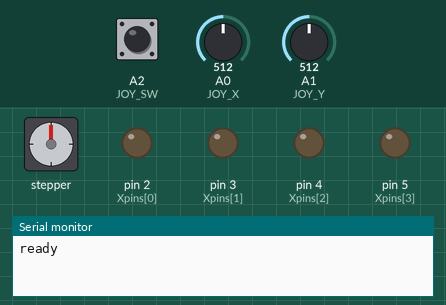
Recording of a sketch running on a simulated Arduino Uno, built with avr-gcc and run on an emulated ATmega328P. Shown: stepper motor, output pins drawn as LEDs (lit = HIGH), the last lines printed to the serial monitor. Wiring (inferred from the names in the program): stepper motor (2048 steps per turn assumed): coils pin 6, pin 7, pin 8, pin 9. Inputs (shaded band) come from the test bench; at power-on: A0 (JOY_X) = 512, A2 (JOY_SW) HIGH, A1 (JOY_Y) = 512. Pins used as bus, display or sensor lines are not drawn.

Above: at 1.2 s.
1.3 s: A0 (JOY_X) set to 575
2.8 s: A0 (JOY_X) set to 600
At 4.0 s:
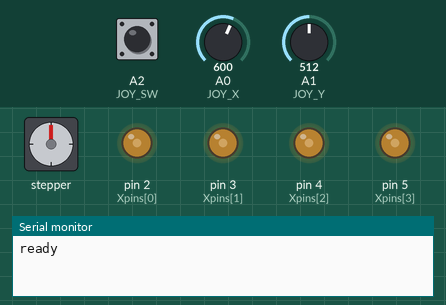
4.3 s: A2 (JOY_SW) pulled LOW for 0.15 s
At 4.45 s:
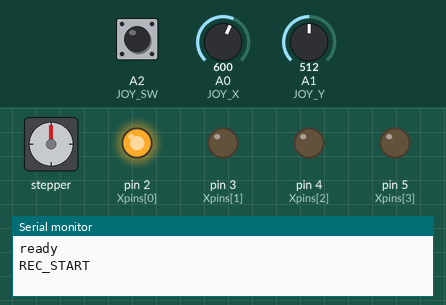
6.0 s: A1 (JOY_Y) set to 576
7.5 s: A1 (JOY_Y) set to 602
At 7.95 s:
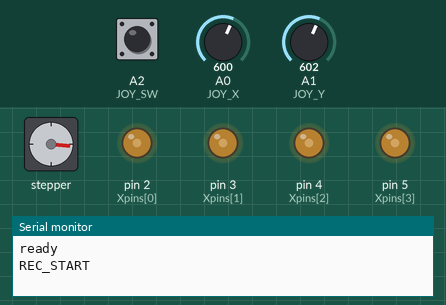
9.0 s: A2 (JOY_SW) pulled LOW for 1 s
At 9.23 s:
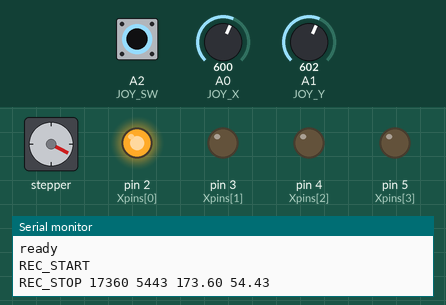
Timing chart, 0 to 12.5 s (numbered marks = the images above; inputs shaded):
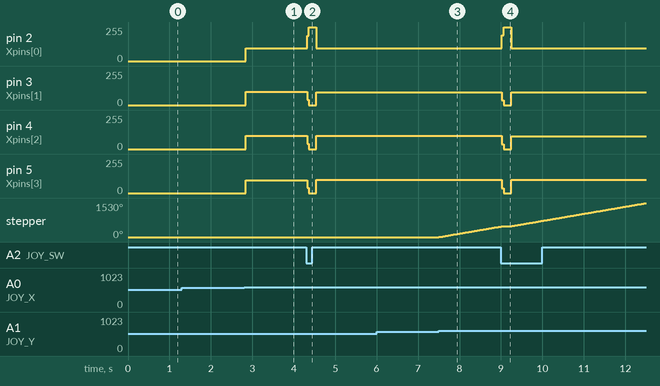

The sketch:

calibration.ino
```cpp
// ===============================
// calibration firmware
// ===============================

#define JOY_X A0
#define JOY_Y A1
#define JOY_SW A2

float steps_per_mm = 100.0;

long pos_x = 0;
long pos_y = 0;

long rec_start_x = 0;
long rec_start_y = 0;

bool recording = false;
bool last_sw = HIGH;


// step pins
int Xpins[4] = {2,3,4,5};
int Ypins[4] = {6,7,8,9};

int stepX = 0;
int stepY = 0;

int stepTable[8][4] = {
 {1,0,0,0},
 {1,1,0,0},
 {0,1,0,0},
 {0,1,1,0},
 {0,0,1,0},
 {0,0,1,1},
 {0,0,0,1},
 {1,0,0,1}
};


void stepMotor(int pins[4], int s)
{
  for(int i=0;i<4;i++)
    digitalWrite(pins[i], stepTable[s][i]);
}

void stepForward(int pins[4], int &s)
{
  s++;
  if(s>=8) s=0;
  stepMotor(pins,s);
}

void stepBackward(int pins[4], int &s)
{
  s--;
  if(s<0) s=7;
  stepMotor(pins,s);
}


void setup()
{
  Serial.begin(115200);

  for(int i=0;i<4;i++)
  {
    pinMode(Xpins[i],OUTPUT);
    pinMode(Ypins[i],OUTPUT);
  }

  pinMode(JOY_SW,INPUT_PULLUP);

  Serial.println("ready");
}


void jog_control()
{

  int x = analogRead(JOY_X);
  int y = analogRead(JOY_Y);

  int dead = 80;
  int center = 512;

  if(x > center + dead)
  {
    stepForward(Xpins,stepX);
    pos_x++;
  }

  if(x < center - dead)
  {
    stepBackward(Xpins,stepX);
    pos_x--;
  }

  if(y > center + dead)
  {
    stepForward(Ypins,stepY);
    pos_y++;
  }

  if(y < center - dead)
  {
    stepBackward(Ypins,stepY);
    pos_y--;
  }

}


void check_record_toggle()
{

  bool sw = digitalRead(JOY_SW);

  if(last_sw == HIGH && sw == LOW)
  {
    recording = !recording;

    if(recording)
    {
      rec_start_x = pos_x;
      rec_start_y = pos_y;

      Serial.println("REC_START");
    }
    else
    {
      long dx = pos_x - rec_start_x;
      long dy = pos_y - rec_start_y;

      float pred_x = dx / steps_per_mm;
      float pred_y = dy / steps_per_mm;

      Serial.print("REC_STOP ");
      Serial.print(dx);
      Serial.print(" ");
      Serial.print(dy);
      Serial.print(" ");
      Serial.print(pred_x);
      Serial.print(" ");
      Serial.println(pred_y);
    }

    delay(200);
  }

  last_sw = sw;
}


void loop()
{

  jog_control();

  check_record_toggle();

}
```

Measured:
- the behaviour switches between 592 and 593 on A0 (JOY_X) (found by bisection; images 0 and 1)
- the behaviour switches between 592 and 593 on A1 (JOY_Y) (found by bisection; images 2 and 3)
- after the input at 1.3 s, every drawn part: stays the same
- after the input at 2.8 s, pin 2 (Xpins[0]): 0/255 → 96/255 at once; pin 3 (Xpins[1]): 0/255 → 98/255 at once; pin 4 (Xpins[2]): 0/255 → 99/255 at once; pin 5 (Xpins[3]): 0/255 → 97/255 at once
- after the input at 4.3 s, pin 2 (Xpins[0]): 96/255 → 255/255 at once, → 94/255 0.22 s later; pin 3 (Xpins[1]): 98/255 → 0/255 at once, → 96/255 0.22 s later; pin 4 (Xpins[2]): 99/255 → 0/255 at once, → 98/255 0.22 s later; pin 5 (Xpins[3]): 97/255 → 0/255 at once, → 99/255 0.22 s later
- after the input at 6.0 s, every drawn part: stays the same
- after the input at 7.5 s, stepper: keeps turning clockwise at about 320°/s, starting at once
- after the input at 9.0 s, pin 2 (Xpins[0]): 94/255 → 255/255 at once, → 95/255 0.22 s later; pin 3 (Xpins[1]): 96/255 → 0/255 at once, → 97/255 0.22 s later; pin 4 (Xpins[2]): 98/255 → 0/255 at once, → 96/255 0.22 s later; pin 5 (Xpins[3]): 99/255 → 0/255 at once, → 98/255 0.22 s later
